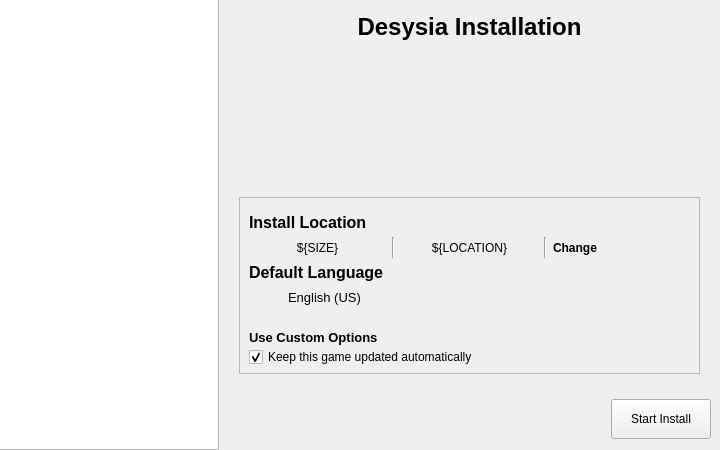
<?xml version="1.0" encoding="UTF-8"?>
<ui version="4.0">
 <class>InstallationWindowForm</class>
 <widget class="QWidget" name="InstallationWindowForm">
  <property name="geometry">
   <rect>
    <x>0</x>
    <y>0</y>
    <width>720</width>
    <height>450</height>
   </rect>
  </property>
  <property name="windowTitle">
   <string>Form</string>
  </property>
  <widget class="QWidget" name="horizontalLayoutWidget">
   <property name="geometry">
    <rect>
     <x>-1</x>
     <y>-1</y>
     <width>721</width>
     <height>451</height>
    </rect>
   </property>
   <layout class="QHBoxLayout" name="horizontalLayout">
    <item>
     <widget class="QGraphicsView" name="graphicsView">
      <property name="sizePolicy">
       <sizepolicy hsizetype="Fixed" vsizetype="Expanding">
        <horstretch>0</horstretch>
        <verstretch>0</verstretch>
       </sizepolicy>
      </property>
      <property name="minimumSize">
       <size>
        <width>120</width>
        <height>0</height>
       </size>
      </property>
      <property name="maximumSize">
       <size>
        <width>220</width>
        <height>16777215</height>
       </size>
      </property>
     </widget>
    </item>
    <item>
     <layout class="QVBoxLayout" name="verticalLayout_2">
      <property name="bottomMargin">
       <number>0</number>
      </property>
      <item>
       <widget class="QWidget" name="widget" native="true">
        <widget class="QWidget" name="horizontalLayoutWidget_2">
         <property name="geometry">
          <rect>
           <x>0</x>
           <y>390</y>
           <width>491</width>
           <height>61</height>
          </rect>
         </property>
         <layout class="QHBoxLayout" name="horizontalLayout_3">
          <property name="topMargin">
           <number>5</number>
          </property>
          <property name="rightMargin">
           <number>5</number>
          </property>
          <property name="bottomMargin">
           <number>5</number>
          </property>
          <item>
           <spacer name="horizontalSpacer">
            <property name="orientation">
             <enum>Qt::Horizontal</enum>
            </property>
            <property name="sizeHint" stdset="0">
             <size>
              <width>40</width>
              <height>20</height>
             </size>
            </property>
           </spacer>
          </item>
          <item>
           <widget class="QPushButton" name="startInstallButton">
            <property name="sizePolicy">
             <sizepolicy hsizetype="Fixed" vsizetype="Fixed">
              <horstretch>0</horstretch>
              <verstretch>0</verstretch>
             </sizepolicy>
            </property>
            <property name="minimumSize">
             <size>
              <width>100</width>
              <height>40</height>
             </size>
            </property>
            <property name="maximumSize">
             <size>
              <width>100</width>
              <height>40</height>
             </size>
            </property>
            <property name="accessibleName">
             <string>startInstallButton</string>
            </property>
            <property name="layoutDirection">
             <enum>Qt::RightToLeft</enum>
            </property>
            <property name="text">
             <string>Start Install</string>
            </property>
           </widget>
          </item>
         </layout>
        </widget>
        <widget class="QWidget" name="widget_2" native="true">
         <property name="geometry">
          <rect>
           <x>0</x>
           <y>0</y>
           <width>491</width>
           <height>391</height>
          </rect>
         </property>
         <widget class="QWidget" name="verticalLayoutWidget_2">
          <property name="geometry">
           <rect>
            <x>-1</x>
            <y>-1</y>
            <width>491</width>
            <height>391</height>
           </rect>
          </property>
          <layout class="QVBoxLayout" name="verticalLayout_3">
           <property name="leftMargin">
            <number>15</number>
           </property>
           <property name="topMargin">
            <number>15</number>
           </property>
           <property name="rightMargin">
            <number>15</number>
           </property>
           <property name="bottomMargin">
            <number>15</number>
           </property>
           <item>
            <widget class="QLabel" name="label">
             <property name="font">
              <font>
               <pointsize>18</pointsize>
               <weight>75</weight>
               <bold>true</bold>
              </font>
             </property>
             <property name="text">
              <string>Desysia Installation</string>
             </property>
             <property name="alignment">
              <set>Qt::AlignHCenter|Qt::AlignTop</set>
             </property>
             <property name="wordWrap">
              <bool>true</bool>
             </property>
             <property name="margin">
              <number>40</number>
             </property>
            </widget>
           </item>
           <item>
            <widget class="QFrame" name="frame">
             <property name="styleSheet">
              <string>0</string>
             </property>
             <property name="frameShape">
              <enum>QFrame::StyledPanel</enum>
             </property>
             <property name="frameShadow">
              <enum>QFrame::Raised</enum>
             </property>
             <widget class="QLabel" name="installLocationLabel">
              <property name="geometry">
               <rect>
                <x>10</x>
                <y>10</y>
                <width>141</width>
                <height>31</height>
               </rect>
              </property>
              <property name="font">
               <font>
                <pointsize>12</pointsize>
                <weight>75</weight>
                <bold>true</bold>
               </font>
              </property>
              <property name="accessibleName">
               <string>installLocationLabel</string>
              </property>
              <property name="frameShadow">
               <enum>QFrame::Plain</enum>
              </property>
              <property name="text">
               <string>Install Location</string>
              </property>
              <property name="alignment">
               <set>Qt::AlignLeading|Qt::AlignLeft|Qt::AlignVCenter</set>
              </property>
             </widget>
             <widget class="QCheckBox" name="autoUpdateCheckbox">
              <property name="geometry">
               <rect>
                <x>10</x>
                <y>150</y>
                <width>441</width>
                <height>20</height>
               </rect>
              </property>
              <property name="accessibleName">
               <string>autoUpdateCheckbox</string>
              </property>
              <property name="text">
               <string>Keep this game updated automatically</string>
              </property>
              <property name="checked">
               <bool>true</bool>
              </property>
             </widget>
             <widget class="QWidget" name="horizontalLayoutWidget_3">
              <property name="geometry">
               <rect>
                <x>10</x>
                <y>40</y>
                <width>441</width>
                <height>21</height>
               </rect>
              </property>
              <layout class="QHBoxLayout" name="horizontalLayout_5">
               <item>
                <widget class="QLabel" name="installationSizeVariable">
                 <property name="accessibleName">
                  <string>installationSizeVariable</string>
                 </property>
                 <property name="text">
                  <string>${SIZE}</string>
                 </property>
                 <property name="alignment">
                  <set>Qt::AlignCenter</set>
                 </property>
                </widget>
               </item>
               <item>
                <widget class="Line" name="separator">
                 <property name="orientation">
                  <enum>Qt::Vertical</enum>
                 </property>
                </widget>
               </item>
               <item>
                <widget class="QLabel" name="installLocationVariable">
                 <property name="accessibleName">
                  <string>installLocationVariable</string>
                 </property>
                 <property name="text">
                  <string>${LOCATION}</string>
                 </property>
                 <property name="alignment">
                  <set>Qt::AlignCenter</set>
                 </property>
                 <property name="wordWrap">
                  <bool>true</bool>
                 </property>
                </widget>
               </item>
               <item>
                <widget class="Line" name="separator2">
                 <property name="accessibleName">
                  <string>separator2</string>
                 </property>
                 <property name="orientation">
                  <enum>Qt::Vertical</enum>
                 </property>
                </widget>
               </item>
               <item>
                <widget class="QLabel" name="changeLocationLink">
                 <property name="font">
                  <font>
                   <weight>75</weight>
                   <bold>true</bold>
                  </font>
                 </property>
                 <property name="toolTip">
                  <string>Change Installation Location</string>
                 </property>
                 <property name="accessibleName">
                  <string>changeLocationLink</string>
                 </property>
                 <property name="text">
                  <string>Change</string>
                 </property>
                </widget>
               </item>
              </layout>
             </widget>
             <widget class="QLabel" name="defaultLanguageLabel">
              <property name="geometry">
               <rect>
                <x>10</x>
                <y>60</y>
                <width>161</width>
                <height>31</height>
               </rect>
              </property>
              <property name="font">
               <font>
                <pointsize>12</pointsize>
                <weight>75</weight>
                <bold>true</bold>
               </font>
              </property>
              <property name="accessibleName">
               <string>defaultLanguageLabel</string>
              </property>
              <property name="frameShadow">
               <enum>QFrame::Plain</enum>
              </property>
              <property name="text">
               <string>Default Language</string>
              </property>
              <property name="alignment">
               <set>Qt::AlignLeading|Qt::AlignLeft|Qt::AlignVCenter</set>
              </property>
             </widget>
             <widget class="QLabel" name="currentLanguageLabel">
              <property name="geometry">
               <rect>
                <x>20</x>
                <y>90</y>
                <width>131</width>
                <height>20</height>
               </rect>
              </property>
              <property name="font">
               <font>
                <pointsize>10</pointsize>
                <weight>50</weight>
                <bold>false</bold>
               </font>
              </property>
              <property name="accessibleName">
               <string>defaultLanguageLabel</string>
              </property>
              <property name="frameShadow">
               <enum>QFrame::Plain</enum>
              </property>
              <property name="text">
               <string>English (US)</string>
              </property>
              <property name="alignment">
               <set>Qt::AlignCenter</set>
              </property>
             </widget>
             <widget class="QLabel" name="defaultLanguageLabel_3">
              <property name="geometry">
               <rect>
                <x>10</x>
                <y>130</y>
                <width>131</width>
                <height>20</height>
               </rect>
              </property>
              <property name="font">
               <font>
                <pointsize>10</pointsize>
                <weight>75</weight>
                <bold>true</bold>
               </font>
              </property>
              <property name="accessibleName">
               <string>defaultLanguageLabel</string>
              </property>
              <property name="frameShadow">
               <enum>QFrame::Plain</enum>
              </property>
              <property name="text">
               <string>Use Custom Options</string>
              </property>
              <property name="alignment">
               <set>Qt::AlignLeading|Qt::AlignLeft|Qt::AlignVCenter</set>
              </property>
             </widget>
            </widget>
           </item>
          </layout>
         </widget>
        </widget>
       </widget>
      </item>
     </layout>
    </item>
   </layout>
  </widget>
 </widget>
 <resources/>
 <connections/>
</ui>
